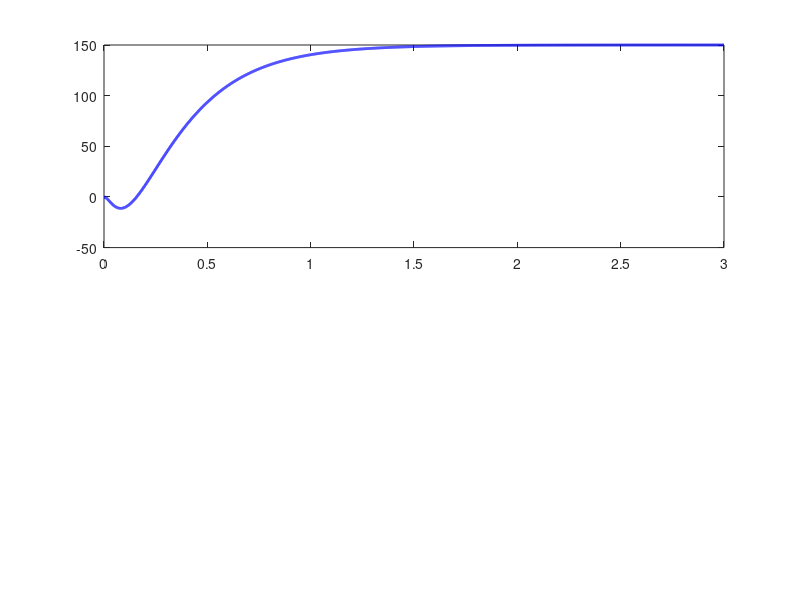

MATLAB code for this plot: (Note: this script raises an error after producing the figure.)
%% QUBE-Servo 2: 150-Degree Step Response Optimization (Saturation Added)
clear; clc; close all;

% 1. 파라미터 정의
val_Rm = 8.4; val_km = 0.042;
val_mr = 0.095; val_r = 0.085;
val_mp = 0.024; val_Lp = 0.129;
val_g  = 9.81;
val_l  = val_Lp / 2;
val_Jr = val_mr * val_r^2 / 3;
val_Jp = val_mp * val_Lp^2 / 3;

% 2. 시스템 모델링
M_num = [val_Jr, val_mp*val_l*val_r; val_mp*val_l*val_r, val_Jp];
C_num = [val_km^2/val_Rm, 0; 0, 0];
G_num = [0, 0; 0, -val_mp*val_g*val_l]; 

invM = inv(M_num);
A_ss = zeros(4,4);
A_ss(1,3) = 1; A_ss(2,4) = 1;
A_ss(3:4, 1:2) = -invM * G_num;
A_ss(3:4, 3:4) = -invM * C_num;
B_ss = [0; 0; invM * [val_km/val_Rm; 0]];

% =========================================================
% 3. LQR 튜닝 (최적화 제안 값)
% =========================================================
% [전략]
% 150도(2.6rad) 점프 시 전압 15V를 넘지 않으려면 K(1)이 약 5.7 이하여야 함.
% R을 높여서 K(1)을 억제하거나, Q_theta를 적절히 타협해야 함.

% 추천 세팅 (Speed & Safety Balance)
q_theta = 25;    % 너무 크면 초기 전압 포화됨 (2.6 rad * K(1) <= 15V 맞추기)
q_alpha = 10;    % 펜듈럼 균형
q_d_theta = 2;   % 암 속도 댐핑 (오버슈트 억제 -> 정착시간 단축)
q_d_alpha = 0.1; % 펜듈럼 속도 댐핑

r_val   = 3.0;   % 전압을 15V 안쪽으로 누르기 위해 R을 키움

Q = diag([q_theta, q_alpha, q_d_theta, q_d_alpha]); 
R = r_val;

K = lqr(A_ss, B_ss, Q, R);

fprintf('Calculated K(1) (Theta Gain): %.4f\n', K(1));
fprintf('Max Initial Voltage Estimate: %.2f V\n', abs(K(1) * (150*pi/180)));

% =========================================================
% 4. 시뮬레이션: 전압 포화(Saturation) 고려
% =========================================================
target_deg = 150;
target_rad = target_deg * pi / 180;
x_ref = [target_rad; 0; 0; 0]; 

dt = 0.001;
t = 0:dt:3;
x_sim = zeros(length(t), 4); % 상태 저장 변수
u_history = zeros(length(t), 1);

VOLT_LIMIT = 15; % 모터 물리적 한계

% 초기 상태
x_curr = [0; 0; 0; 0]; 
x_sim(1,:) = x_curr';

for i = 1:length(t)-1
    % 1. 에러 계산 및 전압 산출
    error_state = x_curr - x_ref;
    u_raw = -K * error_state;
    
    % 2. [핵심] 전압 포화 (Saturation) 적용
    % 실제 모터는 15V 이상을 낼 수 없음 -> 클램핑
    u_clamped = max(-VOLT_LIMIT, min(VOLT_LIMIT, u_raw));
    u_history(i) = u_clamped;
    
    % 3. 상태 업데이트 (Euler Method for simplicity)
    % dx = Ax + Bu
    dx = A_ss * x_curr + B_ss * u_clamped;
    x_next = x_curr + dx * dt;
    
    % 다음 스텝 준비
    x_sim(i+1, :) = x_next';
    x_curr = x_next;
end
u_history(end) = u_history(end-1); % 마지막 값 채움

% =========================================================
% 5. 2% Settling Time 계산
% =========================================================
y_theta = x_sim(:,1);
final_val = target_rad;
tolerance = 0.02 * final_val; 

% 범위 밖으로 나간 마지막 인덱스 찾기
unsettled_idx = find(abs(y_theta - final_val) > tolerance, 1, 'last');

if isempty(unsettled_idx)
    ts = 0;
else
    ts = t(unsettled_idx + 1);
end

% =========================================================
% 6. 결과 출력
% =========================================================
max_u_sim = max(abs(u_history));

fprintf('\n================================================\n');
fprintf('   Real Simulation Result (Saturation Applied)\n');
fprintf('================================================\n');
fprintf('1. 2%% Settling Time :  [ %.4f seconds ]\n', ts);
fprintf('2. Max Voltage Used  :  [ %.2f V ] (Limit: %dV)\n', max_u_sim, VOLT_LIMIT);
fprintf('------------------------------------------------\n');

% 그래프
figure('Name', 'Realistic Step Response', 'Color', 'w');
subplot(2,1,1);
plot(t, y_theta*180/pi, 'b-', 'LineWidth', 2); hold on;
yline(target_deg, 'k--');
yline(target_deg * 1.02, 'g:');
yline(target_deg * 0.98, 'g:');
xline(ts, 'r-', ['Ts = ' num2str(ts, '%.3f') 's']);
grid on; ylabel('Arm Angle (deg)');
title('Step Response with Voltage Limit');

subplot(2,1,2);
plot(t, u_history, 'm-', 'LineWidth', 1.5); hold on;
yline(VOLT_LIMIT, 'r--'); yline(-VOLT_LIMIT, 'r--');
grid on; xlabel('Time (s)'); ylabel('Voltage (V)');
title('Actual Input Voltage (Clamped)');